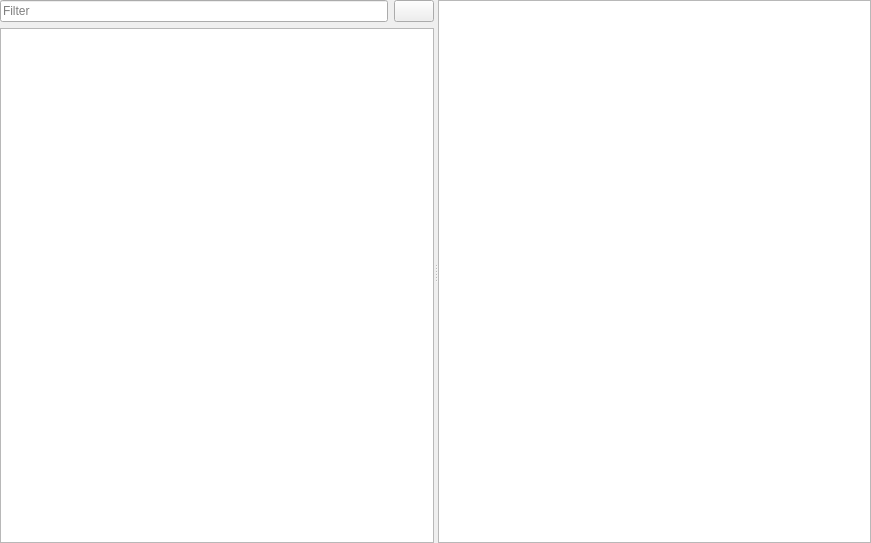
<?xml version="1.0" encoding="UTF-8"?>
<ui version="4.0">
 <class>TwoWayList</class>
 <widget class="QWidget" name="TwoWayList">
  <property name="geometry">
   <rect>
    <x>0</x>
    <y>0</y>
    <width>871</width>
    <height>543</height>
   </rect>
  </property>
  <property name="windowTitle">
   <string>Form</string>
  </property>
  <layout class="QVBoxLayout" name="verticalLayout_2">
   <property name="leftMargin">
    <number>0</number>
   </property>
   <property name="topMargin">
    <number>0</number>
   </property>
   <property name="rightMargin">
    <number>0</number>
   </property>
   <property name="bottomMargin">
    <number>0</number>
   </property>
   <item>
    <widget class="QSplitter" name="splitter">
     <property name="orientation">
      <enum>Qt::Horizontal</enum>
     </property>
     <widget class="QWidget" name="">
      <layout class="QVBoxLayout" name="verticalLayout">
       <item>
        <layout class="QHBoxLayout" name="horizontalLayout">
         <item>
          <widget class="QLineEdit" name="lineEdit">
           <property name="placeholderText">
            <string>Filter</string>
           </property>
          </widget>
         </item>
         <item>
          <widget class="QPushButton" name="syncButton">
           <property name="text">
            <string/>
           </property>
           <property name="icon">
            <iconset theme="state-sync"/>
           </property>
          </widget>
         </item>
        </layout>
       </item>
       <item>
        <widget class="DragDropListView" name="leftListView">
         <property name="editTriggers">
          <set>QAbstractItemView::NoEditTriggers</set>
         </property>
         <property name="dragEnabled">
          <bool>true</bool>
         </property>
         <property name="dragDropMode">
          <enum>QAbstractItemView::DragDrop</enum>
         </property>
         <property name="defaultDropAction">
          <enum>Qt::MoveAction</enum>
         </property>
        </widget>
       </item>
      </layout>
     </widget>
     <widget class="DragDropListView" name="rightListView">
      <property name="dragEnabled">
       <bool>true</bool>
      </property>
      <property name="dragDropMode">
       <enum>QAbstractItemView::DragDrop</enum>
      </property>
      <property name="defaultDropAction">
       <enum>Qt::MoveAction</enum>
      </property>
     </widget>
    </widget>
   </item>
  </layout>
 </widget>
 <customwidgets>
  <customwidget>
   <class>DragDropListView</class>
   <extends>QListView</extends>
   <header>dragdroplistview.h</header>
  </customwidget>
 </customwidgets>
 <resources/>
 <connections/>
</ui>
